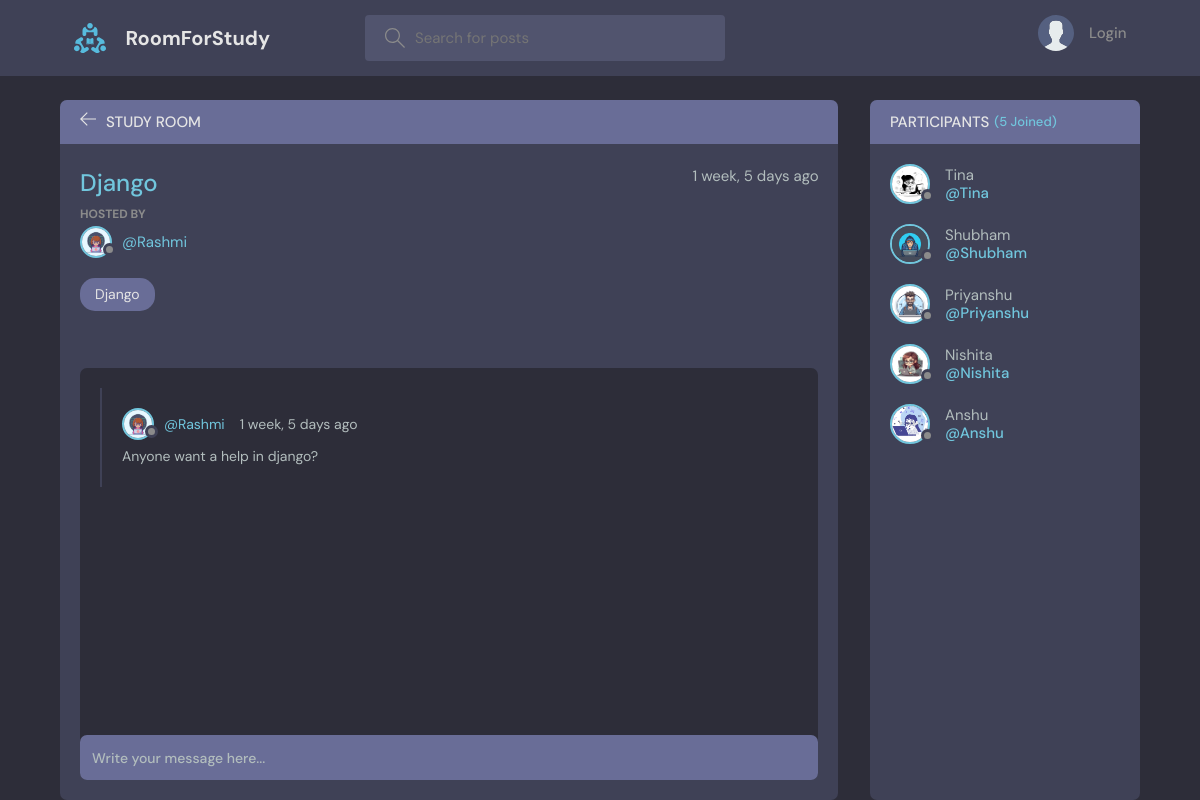
Screenshot of /room/22/ with the database file from the repository.
### base/models.py (models this page shows, shortened)
class Room(models.Model):
    host = models.ForeignKey(User, on_delete=models.SET_NULL, null=True)
    topic = models.ForeignKey(Topic, on_delete=models.SET_NULL, null=True)
    name = models.CharField(max_length=200)
    description = models.TextField(null=True, blank=True)
    participants = models.ManyToManyField(
        User, related_name='participants', blank=True)
    updated = models.DateTimeField(auto_now=True)
    created = models.DateTimeField(auto_now_add=True)
    class Meta:
        ordering = ['-updated', '-created']

class User(AbstractUser):
    name = models.CharField(max_length=200, null=True)
    email = models.EmailField(unique=True, null=True)
    bio = models.TextField(null=True)
    avatar = models.ImageField(null=True, default="avatar.svg")
    USERNAME_FIELD = 'email'
    REQUIRED_FIELDS = ['username','name']

class Topic(models.Model):
    name = models.CharField(max_length=200)
    def __str__(self):
        return self.name

class Message(models.Model):
    user = models.ForeignKey(User, on_delete=models.CASCADE)
    room = models.ForeignKey(Room, on_delete=models.CASCADE)
    body = models.TextField()
    updated = models.DateTimeField(auto_now=True)
    created = models.DateTimeField(auto_now_add=True)
    class Meta:
        ordering = ['-updated', '-created']

### base/views.py (the view, shortened to what this page needs)
# urls.py: path('room/<str:pk>/', views.room, name="room"),
def room(request, pk):
    room = Room.objects.get(id=pk)
    room_messages = room.message_set.all()
    participants = room.participants.all()
    context = {'room': room, 'room_messages': room_messages,
               'participants': participants}
    return render(request, 'base/room.html', context)

### base/templates/base/room.html (shortened to what this page needs)
{% extends 'main.html' %}
{% block content %}
<main class="profile-page layout layout--2">
  <div class="container">
    <div class="room">
      <div class="room__top">
        <div class="room__topLeft">
          <a href="{% url 'home' %}">
            <svg version="1.1" xmlns="http://www.w3.org/2000/svg" width="32" height="32" viewBox="0 0 32 32">
              <title>arrow-left</title>
              <path
                d="M13.723 2.286l-13.723 13.714 13.719 13.714 1.616-1.611-10.96-10.96h27.625v-2.286h-27.625l10.965-10.965-1.616-1.607z">
              </path>
            </svg>
          </a>
          <h3>Study Room</h3>
        </div>
      </div>
      <div class="room__box scroll">
        <div class="room__header scroll">
          <div class="room__info">
            <h3>{{room.name}}</h3>
            <span>{{room.created|timesince}} ago</span>
          </div>
          <div class="room__hosted">
            <p>Hosted By</p>
            <a href="{% url 'user-profile' room.host.id %}" class="room__author">
              <div class="avatar avatar--small">
                <img src="{{room.host.avatar.url}}" />
              </div>
              <span>@{{room.host.username}}</span>
            </a>
          </div>
          <span class="room__topics">{{room.topic}}</span>
        </div>
        <div class="room__conversation">
          <div class="threads scroll">
            {% for message in room_messages %}
            <div class="thread">
              <div class="thread__top">
                <div class="thread__author">
                  <a href="{% url 'user-profile' message.user.id %}" class="thread__authorInfo">
                    <div class="avatar avatar--small">
                      <img src="{{message.user.avatar.url}}" />
                    </div>
                    <span>@{{message.user.username}}</span>
                  </a>
                  <span class="thread__date">{{message.created|timesince}} ago</span>
                </div>
              </div>
              <div class="thread__details">
                {{message.body}}
              </div>
            </div>
            {% endfor %}
          </div>
        </div>
      </div>
      <div class="room__message">
        <form action="" method="POST">
          <input name="body" placeholder="Write your message here..." />
        </form>
      </div>
    </div>
    <div class="participants">
      <h3 class="participants__top">Participants <span>({{participants.count}} Joined)</span></h3>
      <div class="participants__list scroll">
        {% for user in participants %}
        <a href="{%  url 'user-profile' user.id %}" class="participant">
          <div class="avatar avatar--medium">
            <img src="{{user.avatar.url}}" />
          </div>
          <p>
            {{user.name}}
            <span>@{{user.username}}</span>
          </p>
        </a>
        {% endfor %}
      </div>
    </div>
  </div>
</main>
{% endblock content %}

### rows the page displays
Room: name "Django", created "1 week, 5 days", host.avatar (picture), host.username "Rashmi", topic "Django"
Message: user.avatar (picture), user.username "Rashmi", created "1 week, 5 days", body "Anyone want a help in django?"
User: avatar (picture), name "Tina", username "Tina"
User: avatar (picture), name "Shubham", username "Shubham"
User: avatar (picture), name "Priyanshu", username "Priyanshu"
User: avatar (picture), name "Nishita", username "Nishita"
User: avatar (picture), name "Anshu", username "Anshu"

### other values shown
{{ participants.count }} "5"
